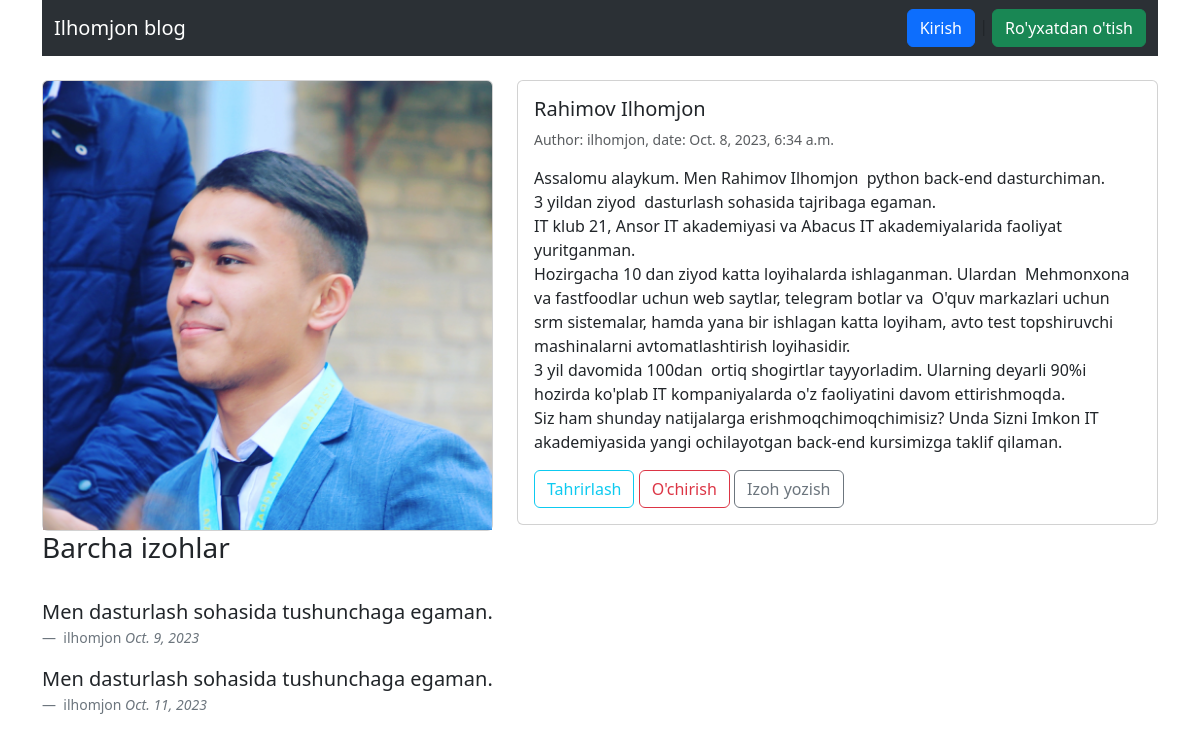
The app's page /articles/article/2/ with its own data.
### blog/models.py (models this page shows, shortened)
class Article(models.Model):
    title = models.CharField(max_length=255)
    summary = models.CharField(max_length=255)
    body = RichTextField()
    image = models.ImageField(upload_to='images/', blank=True)
    date = models.DateTimeField(auto_now_add=True)
    author = models.ForeignKey(
        get_user_model(),
        on_delete=models.CASCADE
    )

class Comment(models.Model):
    article = models.ForeignKey(Article, on_delete=models.CASCADE, related_name='comments')
    comment = models.CharField(max_length=255)
    author = models.ForeignKey(
        get_user_model(),
        on_delete=models.CASCADE,
    )
    at_date = models.DateField(auto_now_add=True)

### accounts/models.py (models this page shows)
class CustomUser(AbstractUser):
    age = models.PositiveIntegerField(null=True, blank=True)
    def __str__(self):
        return self.username

### blog/views.py (the view)
# urls.py: path('articles/article/<int:pk>/', ArticleDetailView.as_view(), name='article_detail'),
class ArticleDetailView(DetailView):
    model = Article
    template_name = 'article_detail.html'
    context_object_name = 'article'

### templates/article_detail.html (shortened to what this page needs)
{% extends 'base.html' %}
{% block content %}
<br>
<div class="row">
  {% if article.image %}
  <div class="col-sm-5 mb-3 mb-sm-0">
    <div class="card">
        <img src="{{ article.image.url }}" class="card-img-top" alt="{{ article.title }}">
    </div>
  </div>
  {% endif %}
  <div class="col-sm-7">
    <div class="card">
      <div class="card-body">
        <h5 class="card-title">{{ article.title }}</h5>
        <p class="card-text"><small class="text-body-secondary">Author: {{ article.author }}, date: {{ article.date }}</small></p>
        <p class="card-text">{{ article.body | safe }}</p>
        <a href="{% url 'article_update' article.pk %}" class="btn btn-outline-info">Tahrirlash</a>
        <a href="{% url 'article_delete' article.pk %}" class="btn btn-outline-danger">O'chirish</a>
        <a href="{% url 'comment_new' article.pk %}" class="btn btn-outline-secondary">Izoh yozish</a>
      </div>
    </div>
  </div>
</div>
<h3>Barcha izohlar</h3>
<br>
{% for comment in article.comments.all %}
<figure>
  <blockquote class="blockquote">
    <p>{{ comment.comment }}</p>
  </blockquote>
  <figcaption class="blockquote-footer">
    {{ comment.author }} <cite title="Source Title">{{ comment.at_date }}</cite>
  </figcaption>
</figure>
{% endfor %}
{% endblock content %}

### records on screen
Article: image (picture), title "Rahimov Ilhomjon", author "ilhomjon", date "Oct. 8, 2023, 6:34 a.m.", body "Assalomu alaykum. Men Rahimov Ilhomjon python back-end dasturchiman. 3 yildan ziyod dasturlash sohasida tajribaga egaman. IT klub 21, Ansor IT akademiyasi va Abacus IT akademiyalarida faoliyat yuritganman. Hozirgacha 10 dan ziyod katta loyihalarda ishlaganman. Ulardan Mehmonxona va fastfoodlar uchun web saytlar, telegram botlar va O'quv markazlari uchun srm sistemalar, hamda yana bir ishlagan katta loyiham, avto test topshiruvchi mashinalarni avtomatlashtirish loyihasidir. 3 yil davomida 100dan ortiq shogirtlar tayyorladim. Ularning deyarli 90%i hozirda ko'plab IT kompaniyalarda o'z faoliyatini davom ettirishmoqda. Siz ham shunday natijalarga erishmoqchimoqchimisiz? Unda Sizni Imkon IT…"
Comment: comment "Men dasturlash sohasida tushunchaga egaman.", author "ilhomjon", at_date "Oct. 9, 2023"
Comment: comment "Men dasturlash sohasida tushunchaga egaman.", author "ilhomjon", at_date "Oct. 11, 2023"
